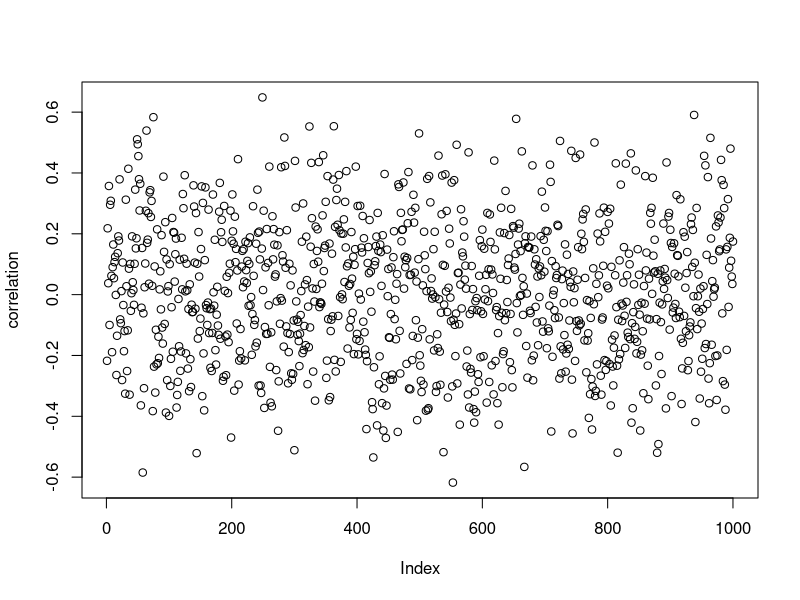
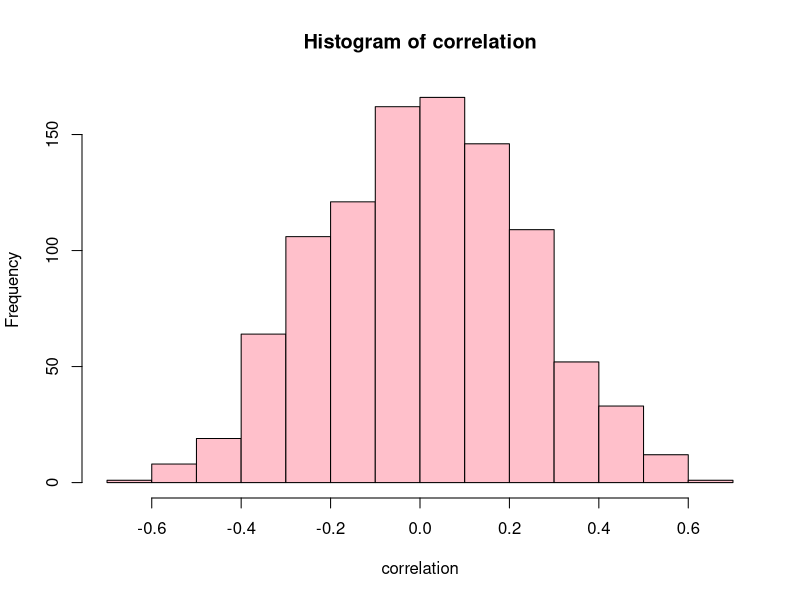
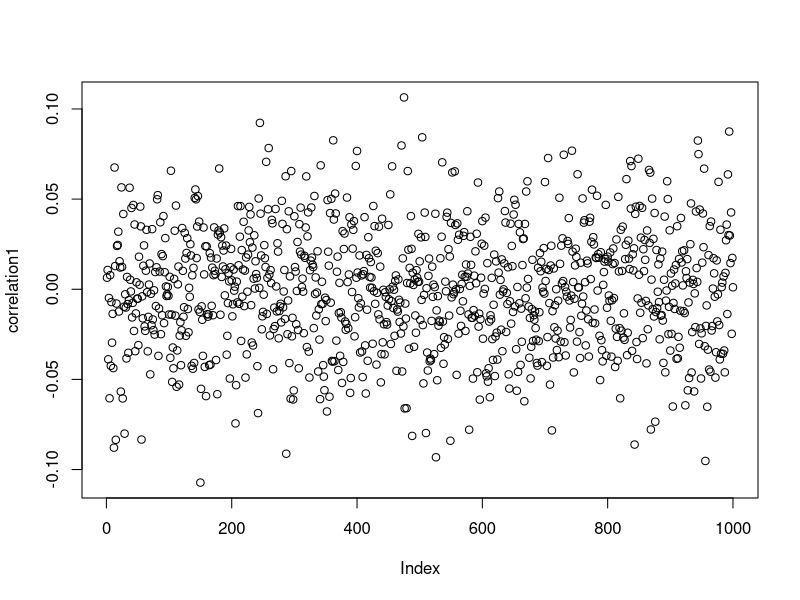
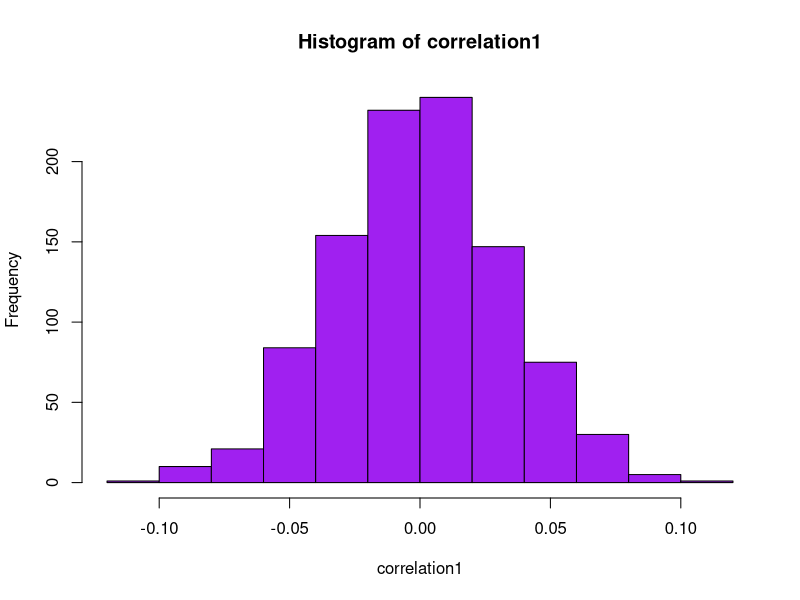
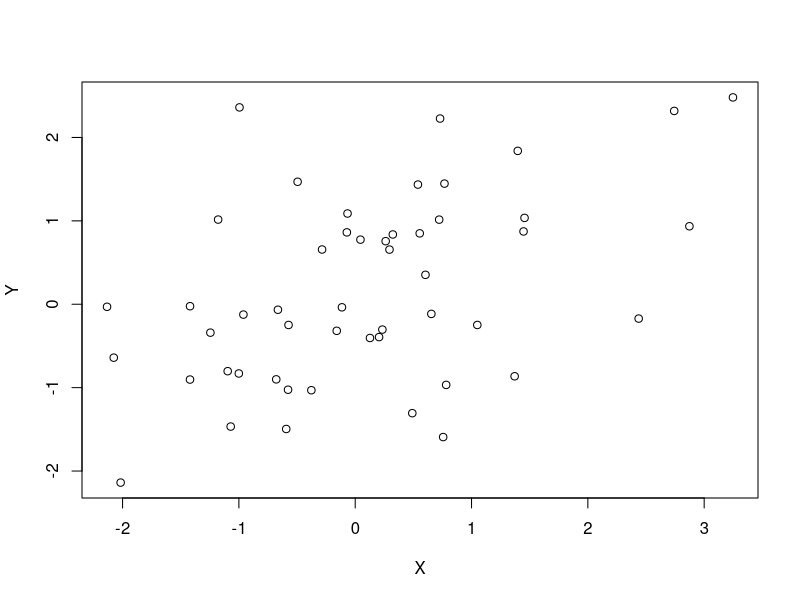

These figures' R source, in order:
## ---- chunk 1
#rnorm() function for two random variables
set.seed(1)
K <- rnorm(20)
J <- rnorm(20)
#calculate correlation
cor(K, J)
## ---- chunk 2
set.seed(1)

correlation <- numeric(1000) #container

for (i in 1:1000) { #the repeating part
  K <- rnorm(20)
  J <- rnorm(20)
  correlation[i] <- cor(K, J)
}
## ---- chunk 3
plot(correlation)
hist(correlation, col = "pink") #easier to visualize 

sd(correlation) #standard deviation
## ---- chunk 4
#used new variable letters as to not confuse myself but functionally they are the same
set.seed(1)
L <- rnorm(1000)
M <- rnorm(1000)
#calculate correlation
cor(L, M)
## ---- chunk 5
set.seed(1)

correlation1 <- numeric(1000) #new container for new question

for(i in 1:1000){ #same for loop as above
  L <- rnorm(1000)
  M <- rnorm(1000)
  correlation1[i] <- cor(L, M)
}

plot(correlation1) #scatterplot
hist(correlation1, col = "purple") #histogram

sd(correlation1) #standard deviation
## ---- chunk 6
Z <- rnorm(50) #causal variable
X <- Z + rnorm(50) #random variable 1
Y <- Z + rnorm(50) #random variable 2
## ---- chunk 7
plot(X, Y) #scatterplot

cor(X,Y)
